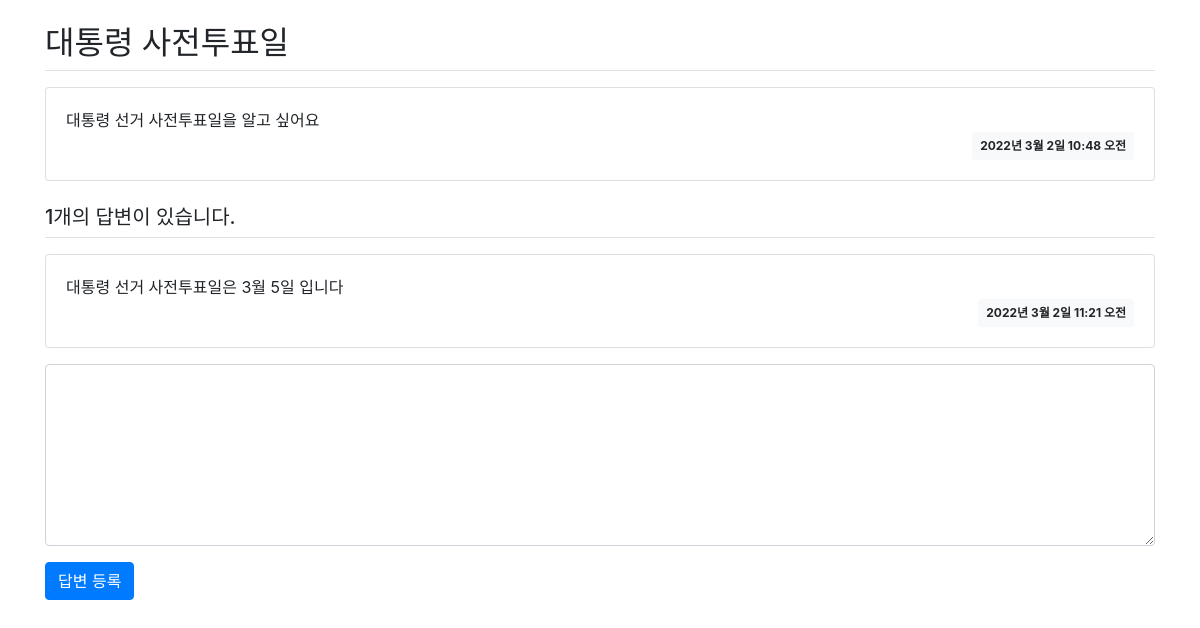
Before: /board/1/ with the older database file.
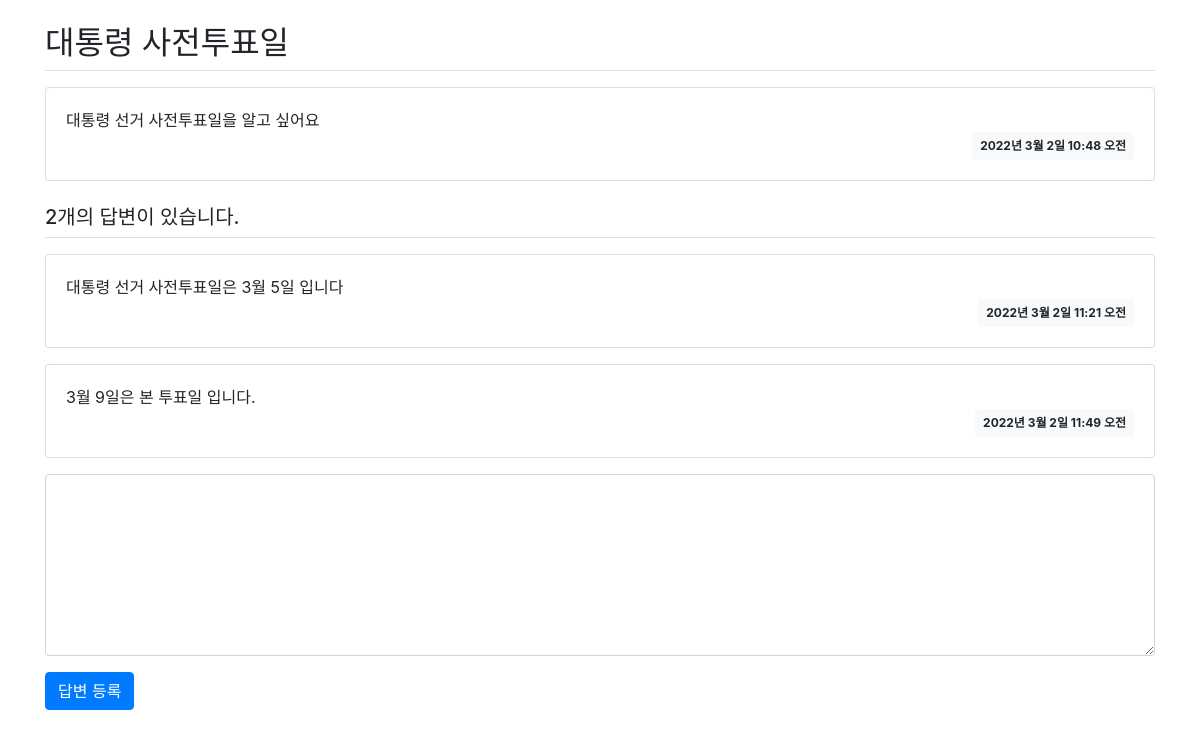
After: the same page with the newer database file.
### board/models.py (models this page shows, shortened)
class Question(models.Model):
    subject = models.CharField(max_length=200)
    content = models.TextField()
    create_date = models.DateTimeField()

class Answer(models.Model):
    content = models.TextField()
    create_date = models.DateTimeField()
    question = models.ForeignKey(Question, on_delete=models.CASCADE)

### board/views.py (the view)
# urls.py: path('<int:question_id>/', views.detail, name='detail'), #127.0.0.1:8000/board/1/
def detail(request, question_id):
    question = get_object_or_404(Question, pk=question_id)  # url 경로 오류처리
    context =  {'question':question}
    return render(request, 'board/detail.html', context)

### templates/board/detail.html (shortened to what this page needs)
<!DOCTYPE html>
{% load static %}
<html lang="ko">
<head>
    <link rel="stylesheet" href="{% static 'board/css/bootstrap.css/' %}">
</head>
<body>
    <div class="container my-3">
       <h2 class="border-bottom py-2">{{ question.subject }}</h2>
        <div class="card my-3">
            <div class="card-body">
                <div class="card-text">{{ question.content }}</div>
                <div class="d-flex justify-content-end">
                    <div class="badge badge-light p-2">
                        {{ question.create_date }}
                    </div>
                </div>
            </div>
        </div>
        <h5 class="border-bottom my-3 py-2">
            {{ question.answer_set.count }}개의 답변이 있습니다.
        </h5>
        {% for answer in question.answer_set.all %}
        <div class="card my-3">
            <div class="card-body">
                <div class="card-text">{{ answer.content }}</div>
                <div class="d-flex justify-content-end">
                    <div class="badge badge-light p-2">
                        {{ answer.create_date }}
                    </div>
                </div>
            </div>
        </div>
        {% endfor %}
        <form action="{% url 'board:answer_create' question.id %}" method="post">
          <div class="form-group">
              <textarea name="content" rows="7" cols="60" class="form-control"></textarea>
          </div>
          <input type="submit" value="답변 등록" class="btn btn-primary">
      </form>
    </div>
</body>
</html>

Changed rows visible on the page:
computed for Question "대통령 사전투표일": answer_set.count "1" → "2"
added Answer: content "3월 9일은 본 투표일 입니다.", create_date "2022년 3월 2일 11:49 오전"
